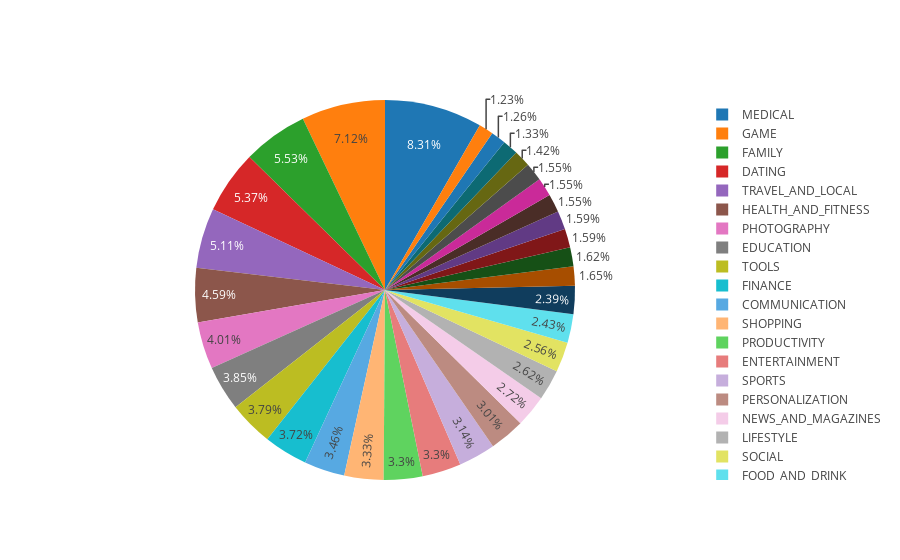

Notebook code cell kept with this figure:
### Markdown cell above
## Android market breakdown
Which category has the highest share of (active) apps in the market?

### Code cell
number_of_apps_in_category = df['Category'].value_counts().sort_values(ascending=True)

data = [go.Pie(
        labels = number_of_apps_in_category.index,
        values = number_of_apps_in_category.values,
        hoverinfo = 'label+value'
    
)]

plotly.offline.iplot(data, filename='active_category')


# avg_rating_per_category = df.groupby('Category').agg({'Rating' : 'mean'})
# #avg_rating_per_category.columns = avg_rating_per_category.columns.droplevel(0)
# avg_rating_per_category = avg_rating_per_category.sort_values(by='Rating', ascending = False)
# print(avg_rating_per_category.index, avg_rating_per_category.Rating)
# data = [go.Bar(
#             y=avg_rating_per_category.index[:10],
#             x=avg_rating_per_category['Rating'][:10],
#             orientation = 'h',
            
# )]

# plotly.offline.iplot(data)

### Figure 1 — Plotly figure (JSON) as saved in the notebook; plotly's stock layout.template omitted (floating-point values rounded to 4 significant figures)
{"data": [{"hoverinfo": "label+value", "labels": ["COMICS", "WEATHER", "BEAUTY", "EVENTS", "LIBRARIES_AND_DEMO", "VIDEO_PLAYERS", "BOOKS_AND_REFERENCE", "ART_AND_DESIGN", "AUTO_AND_VEHICLES", "MAPS_AND_NAVIGATION", "PARENTING", "BUSINESS", "FOOD_AND_DRINK", "SOCIAL", "LIFESTYLE", "NEWS_AND_MAGAZINES", "PERSONALIZATION", "SPORTS", "PRODUCTIVITY", "ENTERTAINMENT", "SHOPPING", "COMMUNICATION", "FINANCE", "TOOLS", "EDUCATION", "PHOTOGRAPHY", "HEALTH_AND_FITNESS", "TRAVEL_AND_LOCAL", "DATING", "FAMILY", "GAME", "MEDICAL"], "type": "pie", "uid": "27e6470c-9a90-11e8-9721-88e9fe7785ac", "values": [38, 39, 41, 44, 48, 48, 48, 49, 49, 50, 51, 74, 75, 79, 81, 84, 93, 97, 102, 102, 103, 107, 115, 117, 119, 124, 142, 158, 166, 171, 220, 257]}], "layout": {}}
